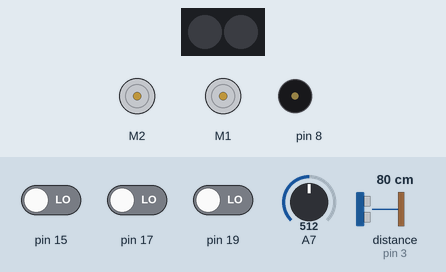
The sketch below on a simulated Arduino Nano, built with avr-gcc and run on an emulated ATmega328P. On the bench: 2 × DC motor (green arrow = forward, orange = backward, longer = faster), 2 RGB LEDs in strip order, left to right, buzzer (waves = sounding). Inputs (shaded band) come from the test bench; at power-on: A7 = 512, pin 15 LOW, pin 17 LOW, pin 19 LOW, distance to the obstacle (sensor on pin 3) 80 cm.

Above: at 1.2 s.
1.3 s: A7 set to 166
At 1.5 s:
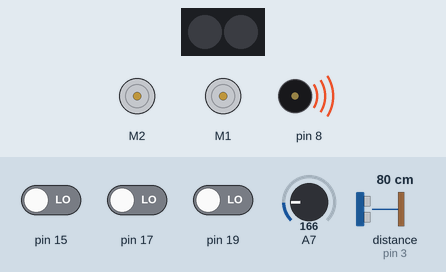
4.3 s: A7 set to 142
At 5.2 s:
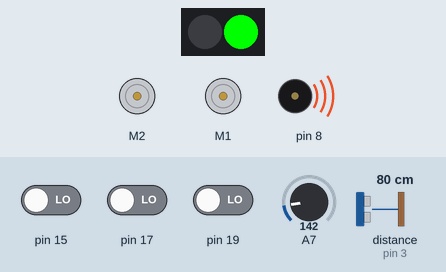
At 11.2 s:
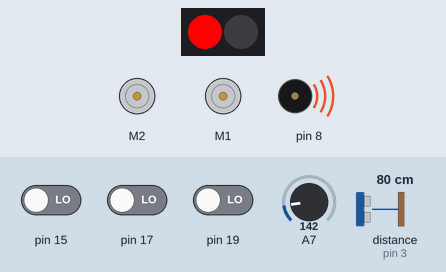
Timing chart, 0 to 13.3 s (numbered marks = the images above; inputs shaded):
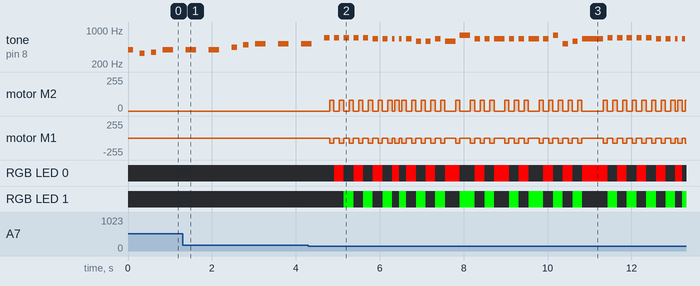

The sketch:

robot_christmas.ino
```cpp
#include <MeMCore.h>
#include <Arduino.h>
#include <Wire.h>
#include <SoftwareSerial.h>


#define NOTE_B0  31
#define NOTE_C1  33
#define NOTE_CS1 35
#define NOTE_D1  37
#define NOTE_DS1 39
#define NOTE_E1  41
#define NOTE_F1  44
#define NOTE_FS1 46
#define NOTE_G1  49
#define NOTE_GS1 52
#define NOTE_A1  55
#define NOTE_AS1 58
#define NOTE_B1  62
#define NOTE_C2  65
#define NOTE_CS2 69
#define NOTE_D2  73
#define NOTE_DS2 78
#define NOTE_E2  82
#define NOTE_F2  87
#define NOTE_FS2 93
#define NOTE_G2  98
#define NOTE_GS2 104
#define NOTE_A2  110
#define NOTE_AS2 117
#define NOTE_B2  123
#define NOTE_C3  131
#define NOTE_CS3 139
#define NOTE_D3  147
#define NOTE_DS3 156
#define NOTE_E3  165
#define NOTE_F3  175
#define NOTE_FS3 185
#define NOTE_G3  196
#define NOTE_GS3 208
#define NOTE_A3  220
#define NOTE_AS3 233
#define NOTE_B3  247
#define NOTE_C4  262
#define NOTE_CS4 277
#define NOTE_D4  294
#define NOTE_DS4 311
#define NOTE_E4  330
#define NOTE_F4  349
#define NOTE_FS4 370
#define NOTE_G4  392
#define NOTE_GS4 415
#define NOTE_A4  440
#define NOTE_AS4 466
#define NOTE_B4  494
#define NOTE_C5  523
#define NOTE_CS5 554
#define NOTE_D5  587
#define NOTE_DS5 622
#define NOTE_E5  659
#define NOTE_F5  698
#define NOTE_FS5 740
#define NOTE_G5  784
#define NOTE_GS5 831
#define NOTE_A5  880
#define NOTE_AS5 932
#define NOTE_B5  988
#define NOTE_C6  1047
#define NOTE_CS6 1109
#define NOTE_D6  1175
#define NOTE_DS6 1245
#define NOTE_E6  1319
#define NOTE_F6  1397
#define NOTE_FS6 1480
#define NOTE_G6  1568
#define NOTE_GS6 1661
#define NOTE_A6  1760
#define NOTE_AS6 1865
#define NOTE_B6  1976
#define NOTE_C7  2093
#define NOTE_CS7 2217
#define NOTE_D7  2349
#define NOTE_DS7 2489
#define NOTE_E7  2637
#define NOTE_F7  2794
#define NOTE_FS7 2960
#define NOTE_G7  3136
#define NOTE_GS7 3322
#define NOTE_A7  3520
#define NOTE_AS7 3729
#define NOTE_B7  3951
#define NOTE_C8  4186
#define NOTE_CS8 4435
#define NOTE_D8  4699
#define NOTE_DS8 4978


int note[] = {
  NOTE_E5, NOTE_E5, NOTE_E5,
  NOTE_E5, NOTE_E5, NOTE_E5,
  NOTE_E5, NOTE_G5, NOTE_C5, NOTE_D5,
  NOTE_E5,
  NOTE_F5, NOTE_F5, NOTE_F5, NOTE_F5,
  NOTE_F5, NOTE_E5, NOTE_E5, NOTE_E5, NOTE_E5,
  NOTE_E5, NOTE_D5, NOTE_D5, NOTE_E5,
  NOTE_D5, NOTE_G5
};

int durata[] = {
  8, 8, 4,
  8, 8, 4,
  8, 8, 8, 8,
  2,
  8, 8, 8, 8,
  8, 8, 8, 16, 16,
  8, 8, 8, 8,
  4, 4
};

int note_2[] =  {      NOTE_G4,
  NOTE_E4, NOTE_F4, NOTE_G4, NOTE_G4, NOTE_G4,
  NOTE_A4, NOTE_B4, NOTE_C5, NOTE_C5, NOTE_C5,
  NOTE_E4, NOTE_F4, NOTE_G4, NOTE_G4, NOTE_G4,
  NOTE_A4, NOTE_G4, NOTE_F4, NOTE_F4,
  NOTE_E4, NOTE_G4, NOTE_C4, NOTE_E4,
  NOTE_D4, NOTE_F4, NOTE_B3,
  NOTE_C4
                  };

int durata_2[] = {     8,
  8, 8, 4, 4, 4,
  8, 8, 4, 4, 4,
  8, 8, 4, 4, 4,
  8, 8, 4, 2,
  4, 4, 4, 4,
  4, 2, 4,
  1 };

MeDCMotor motore_destra(10);
MeDCMotor motore_sinistra(9);
MeRGBLed led(7,2);
MeBuzzer buzzer;
MeLineFollower sensore_linea(2);
MeUltrasonicSensor sensore_distanza(3);

void avanti(int velocita) {
   motore_destra.run(velocita);
   motore_sinistra.run(-velocita);
}


void indietro(int velocita) {
   motore_destra.run(-velocita);
   motore_sinistra.run(velocita);
}

void indietro_destra(int velocita, float angolo) {
   motore_destra.run(int(-velocita*angolo));
   motore_sinistra.run(velocita);
}

void avanti_destra(int velocita, float angolo) {
   motore_destra.run(int(velocita*angolo));
   motore_sinistra.run(-velocita);
}

void indietro_sinistra(int velocita, float angolo) {
   motore_destra.run(-velocita);
   motore_sinistra.run(int(velocita*angolo));
}

void avanti_sinistra(int velocita, float angolo) {
   motore_destra.run(velocita);
   motore_sinistra.run(int(-velocita*angolo));
}
void stop() {
   motore_destra.run(0);
   motore_sinistra.run(0);
}

void setup() {
pinMode(A7, INPUT);
led.fillPixelsBak(0,2,1);
}

void prossimanota(int i) {
    int durata_nota        = 0;
    int num_note          = sizeof(note)/sizeof(int);
    durata_nota = 1000 / durata[i%num_note];
    buzzer.tone(note[i%num_note], durata_nota);
    //delay(durata_nota*1.2);
}

void prossimanota_altra_canzone(int i) {
    int durata_nota        = 0;
    int num_note          = sizeof(note)/sizeof(int);
    durata_nota = 1000 / durata_2[i%num_note];
    buzzer.tone(note_2[i%num_note], durata_nota);
    delay(durata_nota*1.2);
}
void passoinavanti(){
 if(sensore_linea.readSensors() == 3) {
  indietro(80);
    delay(100);
    stop();
}
if(sensore_linea.readSensors() == 0) {
  avanti(80);
    delay(100);
    stop();
}
if(sensore_linea.readSensors() == 2) {
  avanti_destra(130,0.2);
    delay(100);
    stop();
}
if(sensore_linea.readSensors() == 1) {
  avanti_sinistra(130,0.2);
    delay(100);
    stop();
}
}
int i = 0;
bool esegui = false;
void loop() {
    if(analogRead(A7)<150) {
        esegui = true;
    }
    if(esegui) {

        if(sensore_distanza.distanceCm() > 15) {
            prossimanota(i);
            i = i+1;
            passoinavanti();
        }
        else {
            esegui = false;
        }
        if(i%2 == 0){
           led.setColor(2, 0, 0, 0);
            led.setColor(1, 255, 0, 0);
            led.show();} else {
            led.setColor(1, 0, 0, 0);
            led.setColor(2, 0, 255, 0);
            led.show();
        }
    }
    if(!esegui) {
        prossimanota_altra_canzone(i);
        i = i+1;
    }


}
```

Measured:
- the behaviour switches between 150 and 149 on A7 (found by bisection; images 1 and 2)
- after the input at 4.3 s, motor M2: stopped → forward 80/255 after 0.51 s, → stopped 0.10 s later, → forward 80/255 0.13 s later, → stopped 0.10 s later, … (69 changes in this stretch); motor M1: stopped → backward 80/255 after 0.51 s, → stopped 0.10 s later, → backward 80/255 0.13 s later, → stopped 0.10 s later, … (69 changes in this stretch)
- by itself, tone on pin 8: plays 698 Hz for 0.13 s, 698 Hz for 0.13 s, 698 Hz for 0.13 s, 698 Hz for 0.13 s, 698 Hz for 0.13 s, 659 Hz for 0.13 s … (35 notes in this stretch)
